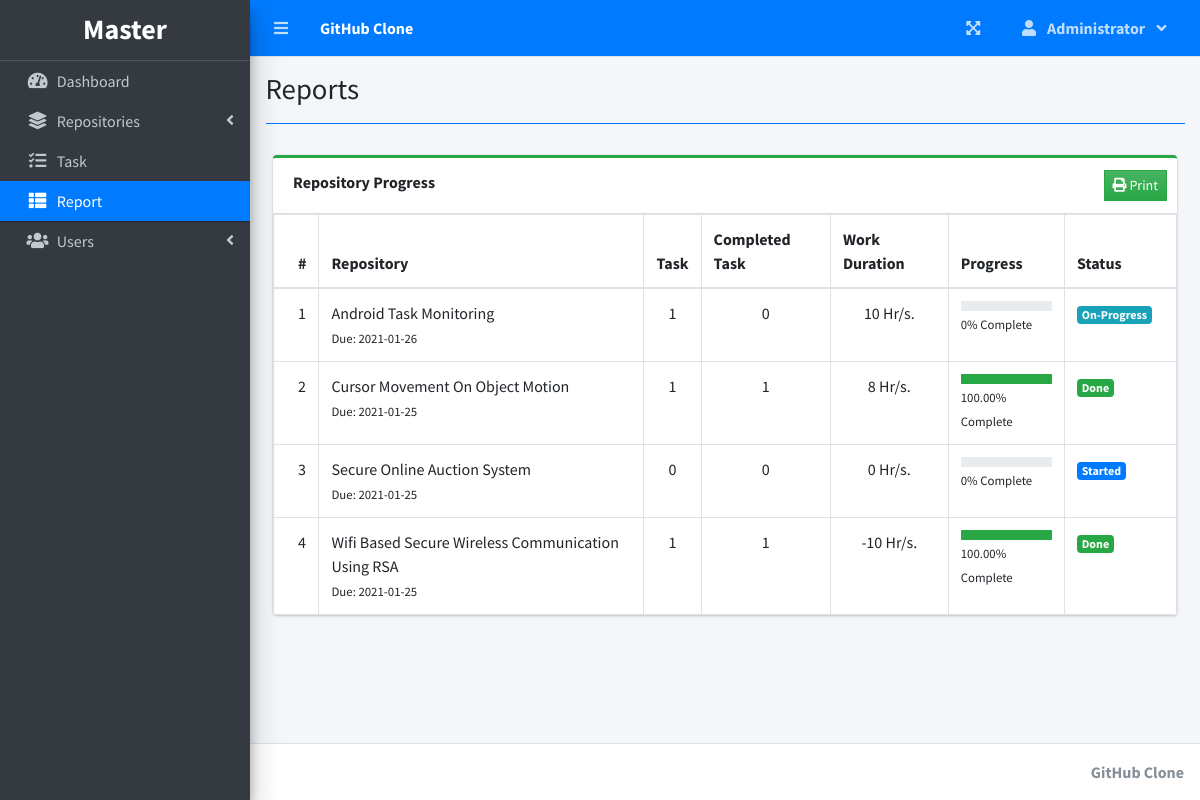
/index.php?page=reports (signed in), run on the app's committed database.
### tables this page shows
CREATE TABLE `project_list` (
  `id` int(30) NOT NULL,
  `name` varchar(200) NOT NULL,
  `description` text NOT NULL,
  `avatar` varchar(100) NOT NULL,
  `status` tinyint(2) NOT NULL,
  `start_date` date NOT NULL,
  `end_date` date NOT NULL,
  `manager_id` int(30) NOT NULL,
  `user_ids` text NOT NULL,
  `date_created` datetime NOT NULL DEFAULT current_timestamp()
);

### reports.php (the view, shortened to what this page needs)
<?php include 'db_connect.php' ?>
 <div class="col-md-12">
        <div class="card card-outline card-success">
          <div class="card-header">
            <b>Repository Progress</b>
            <div class="card-tools">
            	<button class="btn btn-flat btn-sm bg-gradient-success btn-success" id="print"><i class="fa fa-print"></i> Print</button>
            </div>
          </div>
          <div class="card-body p-0">
            <div class="table-responsive" id="printable">
              <table class="table m-0 table-bordered">
                <thead>
                  <th>#</th>
                  <th>Repository</th>
                  <th>Task</th>
                  <th>Completed Task</th>
                  <th>Work Duration</th>
                  <th>Progress</th>
                  <th>Status</th>
                </thead>
                <tbody>
                <?php
                $i = 1;
                $stat = array("Pending","Started","On-Progress","On-Hold","Over Due","Done");
                $where = "";
                $qry = $conn->query("SELECT * FROM project_list $where order by name asc");
                while($row= $qry->fetch_assoc()):
                $tprog = $conn->query("SELECT * FROM task_list where project_id = {$row['id']}")->num_rows;
                $cprog = $conn->query("SELECT * FROM task_list where project_id = {$row['id']} and status = 3")->num_rows;
                $prog = $tprog > 0 ? ($cprog/$tprog) * 100 : 0;
                $prog = $prog > 0 ?  number_format($prog,2) : $prog;
                $prod = $conn->query("SELECT * FROM user_productivity where project_id = {$row['id']}")->num_rows;
                $dur = $conn->query("SELECT sum(time_rendered) as duration FROM user_productivity where project_id = {$row['id']}");
                $dur = $dur->num_rows > 0 ? $dur->fetch_assoc()['duration'] : 0;
                if($row['status'] == 0 && strtotime(date('Y-m-d')) >= strtotime($row['start_date'])):
                if($prod  > 0  || $cprog > 0)
                  $row['status'] = 2;
                else
                  $row['status'] = 1;
                elseif($row['status'] == 0 && strtotime(date('Y-m-d')) > strtotime($row['end_date'])):
                $row['status'] = 4;
                endif;
                  ?>
                  <tr>
                      <td>
                         <?php echo $i++ ?>
                      </td>
                      <td>
                          <a>
                              <?php echo ucwords($row['name']) ?>
                          </a>
                          <br>
                          <small>
                              Due: <?php echo date("Y-m-d",strtotime($row['end_date'])) ?>
                          </small>
                      </td>
                      <td class="text-center">
                      	<?php echo number_format($tprog) ?>
                      </td>
                      <td class="text-center">
                      	<?php echo number_format($cprog) ?>
                      </td>
                      <td class="text-center">
                      	<?php echo number_format($dur).' Hr/s.' ?>
                      </td>
                      <td class="project_progress">
                          <div class="progress progress-sm">
                              <div class="progress-bar bg-green" role="progressbar" aria-valuenow="57" aria-valuemin="0" aria-valuemax="100" style="width: <?php echo $prog ?>%">
                              </div>
                          </div>
                          <small>
                              <?php echo $prog ?>% Complete
                          </small>
                      </td>
                      <td class="project-state">
                          <?php
                            if($stat[$row['status']] =='Pending'){
                              echo "<span class='badge badge-secondary'>{$stat[$row['status']]}</span>";
                            }elseif($stat[$row['status']] =='Started'){
                              echo "<span class='badge badge-primary'>{$stat[$row['status']]}</span>";
                            }elseif($stat[$row['status']] =='On-Progress'){
                              echo "<span class='badge badge-info'>{$stat[$row['status']]}</span>";
                            }elseif($stat[$row['status']] =='On-Hold'){
                              echo "<span class='badge badge-warning'>{$stat[$row['status']]}</span>";
                            }elseif($stat[$row['status']] =='Over Due'){
                              echo "<span class='badge badge-danger'>{$stat[$row['status']]}</span>";
                            }elseif($stat[$row['status']] =='Done'){
                              echo "<span class='badge badge-success'>{$stat[$row['status']]}</span>";
                            }
                          ?>
                      </td>
                  </tr>
                <?php endwhile; ?>
                </tbody>
              </table>
            </div>
          </div>
        </div>
        </div>

### data on the page
project_list: name "Android Task Monitoring", end_date "2021-01-26", tprog "1", cprog "0", dur "10", prog "0", status "On-Progress"
project_list: name "Cursor Movement On Object Motion", end_date "2021-01-25", tprog "1", cprog "1", dur "8", prog "100.00", status "Done"
project_list: name "Secure Online Auction System", end_date "2021-01-25", tprog "0", cprog "0", dur "0", prog "0", status "Started"
project_list: name "Wifi Based Secure Wireless Communication Using RSA", end_date "2021-01-25", tprog "1", cprog "1", dur "-10", prog "100.00", status "Done"

### other printed values
$_SESSION['system']['name'] "GitHub Clone"
$_SESSION['login_firstname'] "Administrator"
$title "Reports"
